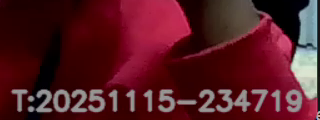
#> input picture sample_roi.png, 320 x 120 px, given in place of the camera
$ python test_tamper_detector.py   (older library calls are emulated)
#> lines starting #> are read from the running program, lines starting #| are printed output that depends on the picture
### tamper_detector.py
import cv2
import numpy as np

def check_blur(gray_frame, threshold=50.0):
    """
    Checks if a grayscale frame is blurry using the Laplacian variance method.

    Args:
        gray_frame (numpy.ndarray): The input grayscale image.
        threshold (float): Variance threshold. Below this is blurry.

    Returns:
        bool: True if the image is blurry, False otherwise.
    """
    variance = cv2.Laplacian(gray_frame, cv2.CV_64F).var()
    return variance < threshold, variance

def check_shake(gray_frame, prev_gray_frame, threshold=5.0):
    """
    Checks for camera shake using Dense Optical Flow.

    Args:
        gray_frame (numpy.ndarray): The current grayscale frame.
        prev_gray_frame (numpy.ndarray): The previous grayscale frame.
        threshold (float): Average motion magnitude. Above this is shake.

    Returns:
        bool: True if shake is detected, False otherwise.
        float: The average motion magnitude.
    """
    # Pre-allocate flow array
    flow = np.zeros((gray_frame.shape[0], gray_frame.shape[1], 2), dtype=np.float32)

    # Calculate dense optical flow
    flow = cv2.calcOpticalFlowFarneback(
        prev_gray_frame,
        gray_frame,
        flow,
        0.5,  # pyr_scale
        3,    # levels
        15,   # winsize
        3,    # iterations
        5,    # poly_n
        1.2,  # poly_sigma
        0     # flags
    )

    # Calculate the magnitude (speed) of motion vectors
    magnitude, _ = cv2.cartToPolar(flow[..., 0], flow[..., 1])

    # Convert to NumPy array and get the average magnitude across the entire frame
    magnitude_np = cv2.cvtColor(magnitude.astype(np.uint8), cv2.COLOR_GRAY2BGR) if len(magnitude.shape) == 2 else magnitude
    avg_magnitude = float(magnitude.mean())

    # If avg magnitude is high, it means the whole camera is moving (shake)
    return avg_magnitude > threshold, avg_magnitude

# [66 lines left out: functions check_glare, fix_blur_unsharp_mask, not called in this run]

# Track shift magnitude history for repositioning detection
_shift_history = []
_direction_history = []  # Track direction vectors for consistency
_MAX_HISTORY = 15  # Track last 15 frames for better temporal analysis

# [127 lines left out: functions _exponential_moving_average, detect_camera_reposition, not called in this run]

### test_tamper_detector.py
import cv2
import tamper_detector # <-- IMPORT YOUR NEW MODULE

# --- Configuration ---
BLUR_THRESHOLD = 80.0
SHAKE_THRESHOLD = 1.1 # You will need to tune this!
CAMERA_INDEX = 0
# ---

def run_live_test(camera_index, blur_thresh, shake_thresh):
    """
    Process live camera feed to check for blur and shake.
    """
#> called with camera_index = 0, blur_thresh = 80, shake_thresh = 1.1
    cap = cv2.VideoCapture(camera_index)
    if not cap.isOpened():
        print("Error: Could not open camera.")
        return

    cap.set(cv2.CAP_PROP_FRAME_WIDTH, 640)
    cap.set(cv2.CAP_PROP_FRAME_HEIGHT, 480)

    print("Live camera test started. Press 'q' to quit.")
    print(f"Blur Threshold: {blur_thresh} | Shake Threshold: {shake_thresh}")
    print("Press '+' / '-' to adjust BLUR threshold.")
    print("Press 'w' / 's' to adjust SHAKE threshold.")
    print("-" * 60)

    ret, frame = cap.read()
#> frame is the input picture: shape (120, 320, 3); mean B, G, R 34.9, 27.3, 85.9
    if not ret:
        print("Error: Could not read first frame.")
        cap.release()
        return

    # Initialize previous frame for optical flow
    prev_gray = cv2.cvtColor(frame, cv2.COLOR_BGR2GRAY)
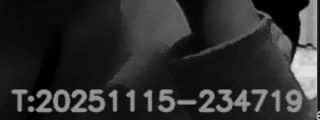
#> prev_gray: shape (120, 320); min 0, max 228, mean 45.7

    while True:
        ret, frame = cap.read()
        if not ret:
            print("Error: Could not read frame.")
            break

        # 1. Convert to grayscale (do it once)
        gray = cv2.cvtColor(frame, cv2.COLOR_BGR2GRAY)

        # 2. Check for Blur
        is_blurred, blur_variance = tamper_detector.check_blur(
            gray,
            threshold=blur_thresh
        )
#> in check_blur, `variance = cv2.Laplacian(gray_frame, cv2.CV_64F).var()`: variance = 433.5
#> is_blurred = False; blur_variance = 433.5

        # 3. Check for Shake
        is_shaken, shake_magnitude = tamper_detector.check_shake(
            gray,
            prev_gray,
            threshold=shake_thresh
        )
#> in check_shake, `magnitude, _ = cv2.cartToPolar(flow[..., 0], flow[..., 1])`:
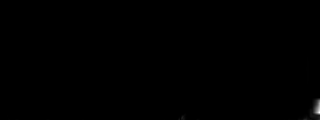
#> magnitude: shape (120, 320) float32; min 0, max 0.0583, mean 7.79e-05; drawn with min black and max white
#> in check_shake, `magnitude_np = cv2.cvtColor(magnitude.astype(np.uint8), cv2.COLOR_GRAY..`: magnitude_np: shape (120, 320, 3); every value is 0
#> in check_shake, `avg_magnitude = float(magnitude.mean())`: avg_magnitude = 7.79e-05
#> is_shaken = False; shake_magnitude = 7.79e-05

        # --- Update previous frame ---
        prev_gray = gray

        # --- Display Logic ---
        blur_status = "BLURRY" if is_blurred else "SHARP"
#> blur_status = 'SHARP'
        shake_status = "SHAKE" if is_shaken else "STABLE"
#> shake_status = 'STABLE'

        # Color codes:
        # Blur: Green=Sharp, Red=Blurry
        # Shake: Bright Yellow=Stable, Red=Shake
        blur_color = (0, 0, 255) if is_blurred else (0, 255, 0)  # Red or Green
#> blur_color = (0, 255, 0)
        shake_color = (0, 255, 255) if not is_shaken else (0, 0, 255)  # Bright Yellow or Red
#> shake_color = (0, 255, 255)

        # Add text to the frame with separate colors for blur and shake status
        cv2.putText(frame, f"Blur: {blur_status}",
                    (10, 30), cv2.FONT_HERSHEY_SIMPLEX, 0.7, blur_color, 2)

        cv2.putText(frame, f"Shake: {shake_status}",
                    (300, 30), cv2.FONT_HERSHEY_SIMPLEX, 0.7, shake_color, 2)

        cv2.putText(frame, f"Blur Variance: {blur_variance:.2f} (Th: {blur_thresh:.0f})",
                    (10, 60), cv2.FONT_HERSHEY_SIMPLEX, 0.6, (255, 255, 255), 2)

        cv2.putText(frame, f"Shake Magnitude: {shake_magnitude:.2f} (Th: {shake_thresh:.1f})",
                    (10, 90), cv2.FONT_HERSHEY_SIMPLEX, 0.6, (255, 255, 255), 2)
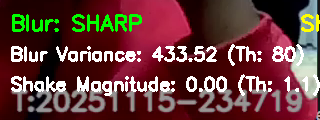
#> frame: shape (120, 320, 3); mean B, G, R 57.2, 58.4, 102.2

        # Display the frame
        cv2.imshow("Live Tamper Detection Test", frame)

        # --- Key Controls ---
        key = cv2.waitKey(1) & 0xFF
#> (key q is pressed here)
        if key == ord("q"):
            print("Exiting...")
            break
        # Blur controls
        elif key == ord("+") or key == ord("="):
            blur_thresh += 50
            print(f"Blur threshold increased to: {blur_thresh}")
        elif key == ord("-"):
            blur_thresh = max(0, blur_thresh - 50)
            print(f"Blur threshold decreased to: {blur_thresh}")
        # Shake controls
        elif key == ord("w"):
            shake_thresh += 1.0
            print(f"Shake threshold increased to: {shake_thresh}")
        elif key == ord("s"):
            shake_thresh = max(0, shake_thresh - 1.0)
            print(f"Shake threshold decreased to: {shake_thresh}")

    cap.release()
    cv2.destroyAllWindows()


if __name__ == "__main__":
    run_live_test(
        camera_index=CAMERA_INDEX,
        blur_thresh=BLUR_THRESHOLD,
        shake_thresh=SHAKE_THRESHOLD
    )
